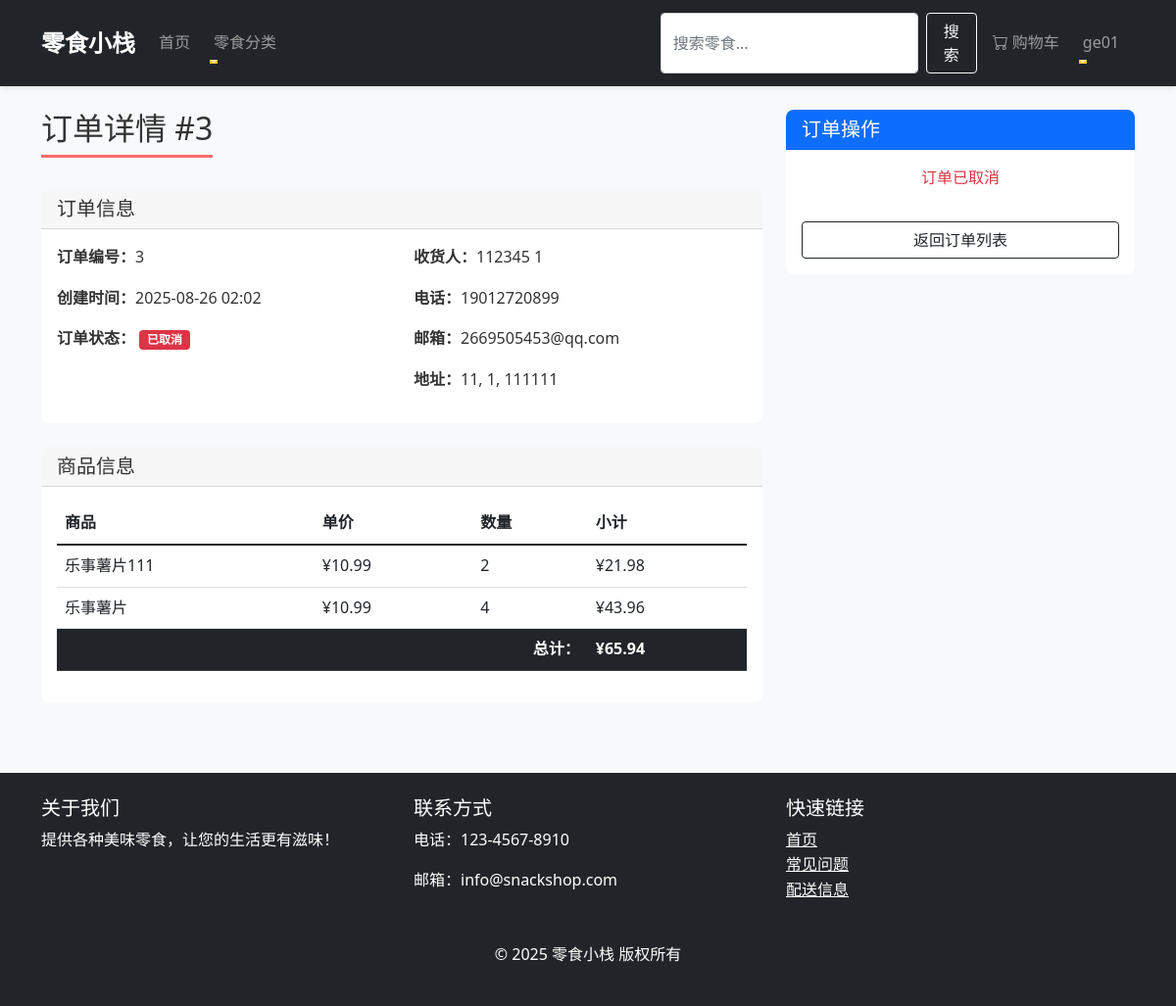
Page /orders/3/ (signed in) on the committed database.
### orders/models.py (models this page shows, shortened)
class Order(models.Model):
    STATUS_CHOICES = (
        ('pending', '待处理'),
        ('paid', '已支付'),
        ('shipped', '已发货'),
        ('delivered', '已送达'),
        ('cancelled', '已取消'),
    )
    user = models.ForeignKey(settings.AUTH_USER_MODEL, on_delete=models.CASCADE, related_name='orders',
                             verbose_name="用户")
    first_name = models.CharField(max_length=100, verbose_name="名")
    last_name = models.CharField(max_length=100, verbose_name="姓")
    email = models.EmailField(verbose_name="邮箱")
    address = models.CharField(max_length=250, verbose_name="地址")
    postal_code = models.CharField(max_length=20, verbose_name="邮政编码")
    city = models.CharField(max_length=100, verbose_name="城市")
    phone = models.CharField(max_length=20, verbose_name="电话")
    status = models.CharField(max_length=20, choices=STATUS_CHOICES, default='pending', verbose_name="订单状态")
    created_at = models.DateTimeField(auto_now_add=True, verbose_name="创建时间")
    updated_at = models.DateTimeField(auto_now=True, verbose_name="更新时间")
    total_price = models.DecimalField(max_digits=10, decimal_places=2, verbose_name="订单总价")
    class Meta:
        ordering = ['-created_at']
        verbose_name = '订单'
        verbose_name_plural = '订单'

class OrderItem(models.Model):
    order = models.ForeignKey(Order, related_name='items', on_delete=models.CASCADE, verbose_name="订单")
    product = models.ForeignKey(Product, related_name='order_items', on_delete=models.CASCADE, verbose_name="产品")
    price = models.DecimalField(max_digits=10, decimal_places=2, verbose_name="单价")
    quantity = models.PositiveIntegerField(default=1, verbose_name="数量")
    class Meta:
        verbose_name = '订单项'
        verbose_name_plural = '订单项'
    def get_cost(self):
        return self.price * self.quantity

### products/models.py (models this page shows, shortened)
class Product(models.Model):
    category = models.ForeignKey(Category, related_name='products', on_delete=models.CASCADE, verbose_name="所属类别")
    name = models.CharField(max_length=200, verbose_name="产品名称")
    slug = models.SlugField(max_length=200, unique_for_date='created_at', verbose_name="URL别名")
    image = models.ImageField(upload_to='products/', blank=True, verbose_name="产品图片")
    description = models.TextField(blank=True, verbose_name="产品描述")
    price = models.DecimalField(max_digits=10, decimal_places=2, verbose_name="价格")
    stock = models.PositiveIntegerField(verbose_name="库存数量")
    available = models.BooleanField(default=True, verbose_name="是否上架")
    created_at = models.DateTimeField(auto_now_add=True, verbose_name="创建时间")
    updated_at = models.DateTimeField(auto_now=True, verbose_name="更新时间")
    class Meta:
        ordering = ['name']
        verbose_name = '零食产品'
        verbose_name_plural = '零食产品'
        indexes = [
            models.Index(fields=['id', 'slug']),
            models.Index(fields=['name']),
        ]

### orders/views.py (the view)
# urls.py: path('<int:order_id>/', views.order_detail, name='order_detail'),  # 订单详情
@login_required
def order_detail(request, order_id):
    order = get_object_or_404(Order, id=order_id, user=request.user)
    return render(request, 'orders/order_detail.html', {
        'order': order
    })

### cart/context_processors.py (called while the page is built, shortened)
def cart(request):
    cart_obj = None
    try:
        if request.user.is_authenticated:
            carts = Cart.objects.filter(user=request.user).order_by('-updated_at')
            if len(carts) > 1:
                for cart in carts[1:]:
                    cart.delete()
                cart_obj = carts[0]
            else:
                cart_obj, created = Cart.objects.get_or_create(user=request.user)
    except MultipleObjectsReturned:
        if request.user.is_authenticated:
            Cart.objects.filter(user=request.user).exclude(id=carts.first().id).delete()
            cart_obj = carts.first()
        else:
            Cart.objects.filter(session_id=session_id).exclude(id=carts.first().id).delete()
            cart_obj = carts.first()
    return {'cart': cart_obj}

### templates/orders/order_detail.html (shortened to what this page needs)
{% extends "base.html" %}
{% block content %}
    <div class="row">
        <div class="col-md-8">
            <h2 class="page-title">订单详情 #{{ order.id }}</h2>
            <div class="card mb-4">
                <div class="card-header">
                    <h5 class="mb-0">订单信息</h5>
                </div>
                <div class="card-body">
                    <div class="row">
                        <div class="col-md-6">
                            <p><strong>订单编号：</strong>{{ order.id }}</p>
                            <p><strong>创建时间：</strong>{{ order.created_at|date:"Y-m-d H:i" }}</p>
                            <p><strong>订单状态：</strong>
                                {% if order.status == 'pending' %}
                                    <span class="badge bg-warning">待处理</span>
                                {% elif order.status == 'paid' %}
                                    <span class="badge bg-info">已支付</span>
                                {% elif order.status == 'shipped' %}
                                    <span class="badge bg-primary">已发货</span>
                                {% elif order.status == 'delivered' %}
                                    <span class="badge bg-success">已送达</span>
                                {% else %}
                                    <span class="badge bg-danger">已取消</span>
                                {% endif %}
                            </p>
                        </div>
                        <div class="col-md-6">
                            <p><strong>收货人：</strong>{{ order.first_name }} {{ order.last_name }}</p>
                            <p><strong>电话：</strong>{{ order.phone }}</p>
                            <p><strong>邮箱：</strong>{{ order.email }}</p>
                            <p><strong>地址：</strong>{{ order.address }}, {{ order.city }}, {{ order.postal_code }}</p>
                        </div>
                    </div>
                </div>
            </div>
            <div class="card">
                <div class="card-header">
                    <h5 class="mb-0">商品信息</h5>
                </div>
                <div class="card-body">
                    <div class="table-responsive">
                        <table class="table table-hover">
                            <thead>
                                <tr>
                                    <th>商品</th>
                                    <th>单价</th>
                                    <th>数量</th>
                                    <th>小计</th>
                                </tr>
                            </thead>
                            <tbody>
                                {% for item in order.items.all %}
                                    <tr>
                                        <td>{{ item.product.name }}</td>
                                        <td>¥{{ item.price }}</td>
                                        <td>{{ item.quantity }}</td>
                                        <td>¥{{ item.get_cost }}</td>
                                    </tr>
                                {% endfor %}
                                <tr class="table-dark">
                                    <td colspan="3" class="text-end"><strong>总计：</strong></td>
                                    <td><strong>¥{{ order.total_price }}</strong></td>
                                </tr>
                            </tbody>
                        </table>
                    </div>
                </div>
            </div>
        </div>
        <div class="col-md-4">
            <div class="card">
                <div class="card-header bg-primary text-white">
                    <h5 class="mb-0">订单操作</h5>
                </div>
                <div class="card-body">
                    {% if order.status == 'pending' %}
                        <button class="btn btn-primary w-100 mb-2">立即支付</button>
                        <form action="{% url 'orders:order_cancel' order.id %}" method="post" onsubmit="return confirm('确定要取消订单吗？')">
                            {% csrf_token %}
                                <button type="submit" class="btn btn-danger w-100">取消订单</button>
                        </form>
                    {% elif order.status == 'paid' %}
                        <p class="text-center">您的订单已支付，正在准备发货</p>
                    {% elif order.status == 'shipped' %}
                        <p class="text-center">您的订单已发货，请注意查收</p>
                    {% elif order.status == 'delivered' %}
                        <button class="btn btn-outline-primary w-100">确认收货</button>
                        <button class="btn btn-outline-secondary w-100 mt-2">评价商品</button>
                    {% else %}
                        <p class="text-center text-danger">订单已取消</p>
                    {% endif %}
                    <a href="{% url 'orders:order_list' %}" class="btn btn-outline-dark w-100 mt-3">
                        返回订单列表
                    </a>
                </div>
            </div>
        </div>
    </div>
{% endblock %}

### templates/base.html (shortened to what this page needs)
<!DOCTYPE html>
<html lang="zh-CN">
<head>
    <link href="https://cdn.jsdelivr.net/npm/bootstrap@5.1.3/dist/css/bootstrap.min.css" rel="stylesheet">
    {% load static %}
    <link rel="stylesheet" href="{% static 'css/style.css' %}">
</head>
<body>
    <nav class="navbar navbar-expand-lg navbar-dark bg-dark">
        <div class="container">
            <a class="navbar-brand" href="{% url 'home' %}">零食小栈</a>
            <div class="collapse navbar-collapse" id="navbarNav">
                <ul class="navbar-nav me-auto">
                    <li class="nav-item">
                        <a class="nav-link" href="{% url 'home' %}">首页</a>
                    </li>
                    <li class="nav-item dropdown">
                        <a class="nav-link dropdown-toggle" href="#" id="navbarDropdown" role="button" data-bs-toggle="dropdown">
                            零食分类
                        </a>
                    </li>
                </ul>
                <form class="d-flex me-2" action="{% url 'products:product_list' %}" method="get">
                    <input class="form-control me-2" type="search" name="search"
                           placeholder="搜索零食..." aria-label="Search"
                           value="{{ request.GET.search|default:'' }}">
                    <button class="btn btn-outline-light" type="submit">搜索</button>
                </form>
                <ul class="navbar-nav">
                    <li class="nav-item">
                        <a class="nav-link" href="{% url 'cart:cart_detail' %}">
                            <i class="bi bi-cart"></i> 购物车
                        </a>
                    </li>
                    {% if user.is_authenticated %}
                        <li class="nav-item dropdown">
                            <a class="nav-link dropdown-toggle" href="#" id="userDropdown" role="button" data-bs-toggle="dropdown">
                                {{ user.username }}
                            </a>
                        </li>
                    {% endif %}
                </ul>
            </div>
        </div>
    </nav>
    <main class="container py-4">
        {% block content %}{% endblock %}
    </main>
    <footer class="bg-dark text-white py-4 mt-5">
        <div class="container">
            <div class="row">
                <div class="col-md-4">
                    <h5>关于我们</h5>
                    <p>提供各种美味零食，让您的生活更有滋味！</p>
                </div>
                <div class="col-md-4">
                    <h5>联系方式</h5>
                    <p>电话：123-4567-8910</p>
                    <p>邮箱：info@snackshop.com</p>
                </div>
                <div class="col-md-4">
                    <h5>快速链接</h5>
                    <ul class="list-unstyled">
                        <li><a href="{% url 'home' %}" class="text-white">首页</a></li>
                        <li><a href="#" class="text-white">常见问题</a></li>
                        <li><a href="#" class="text-white">配送信息</a></li>
                    </ul>
                </div>
            </div>
            <div class="text-center mt-4">
                <p>&copy; {% now "Y" %} 零食小栈 版权所有</p>
            </div>
        </div>
    </footer>
    <link rel="stylesheet" href="https://cdn.jsdelivr.net/npm/bootstrap-icons@1.8.1/font/bootstrap-icons.css">
</body>
</html>

### static/css/style.css (style rules this page uses)
* { margin: 0; padding: 0; box-sizing: border-box; }
body { font-family: 'Segoe UI', Tahoma, Geneva, Verdana, sans-serif; line-height: 1.6; color: #333; background-color: #f8f9fa; }
.navbar { box-shadow: 0 2px 4px rgba(0, 0, 0, 0.1); padding: 0.8rem 1rem; }
.navbar-brand { font-weight: bold; font-size: 1.5rem; transition: color 0.3s ease; }
.nav-link { position: relative; margin-right: 0.5rem; }
.nav-link::after { content: ''; position: absolute; bottom: 0; left: 0; width: 0; height: 2px; background-color: #ffc107; transition: width 0.3s ease; }
.card { border: none; border-radius: 8px; overflow: hidden; transition: transform 0.3s ease, box-shadow 0.3s ease; }
.btn { border-radius: 4px; transition: all 0.3s ease; }
footer { background-color: #2d3436; color: #dfe6e9; }
footer a { color: #dfe6e9; transition: color 0.3s ease; }
.fade-in { animation: fadeIn 0.5s ease-in; }
.badge { animation: pulse 1s infinite; }
.form-control { transition: border-color 0.3s ease, box-shadow 0.3s ease; }
.page-title { margin-bottom: 2rem; padding-bottom: 0.5rem; border-bottom: 3px solid #ff6b6b; display: inline-block; }

### rows in the picture
Order: id "3", created_at "2025-08-26 02:02", first_name "112345", last_name "1", phone "19012720899", email "2669505453@qq.com", address "11", city "1", postal_code "111111", total_price "65.94"
OrderItem: product.name "乐事薯片111", price "10.99", quantity "2", get_cost "21.98"
OrderItem: product.name "乐事薯片", price "10.99", quantity "4", get_cost "43.96"

### other values in the picture
{{ user.username }} "ge01"
